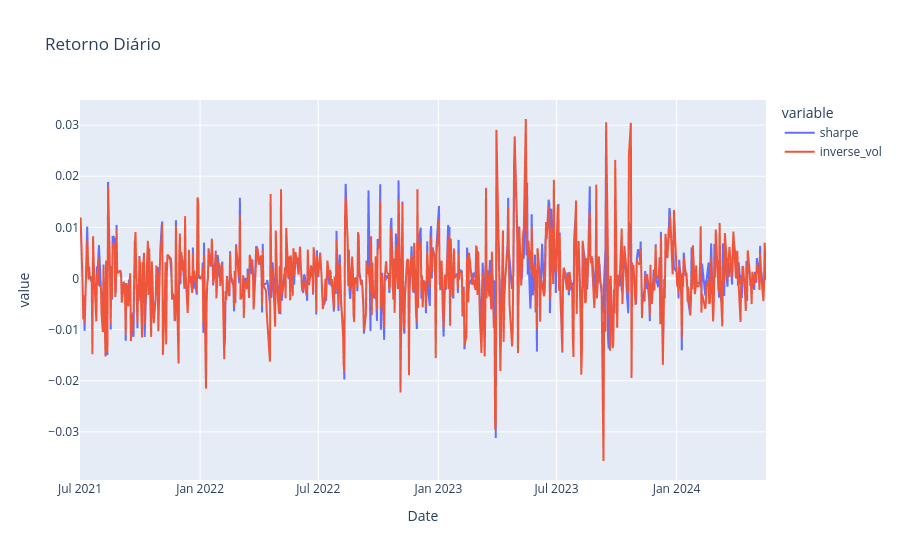

Notebook code for this chart:
### Code cell
# Calculate portfolio returns using different strategies
df = pd.DataFrame()
df['sharpe'] = maximum_sharpe_ratio_portfolio(returns)
#df['risk_par'] = risk_parity_portfolio(returns)
df['inverse_vol'] = inverse_volatility_weighted_portfolio(returns)

# Constrói o gráfico Retornos diários
fig = px.line(df, title = 'Retorno Diário')
fig.show()

### Figure 1 — Plotly figure (JSON) as saved in the notebook; plotly's stock layout.template omitted (floating-point values rounded to 4 significant figures; data arrays with more than 128 entries replaced by an {"elided": "..."} marker saying what was removed)
{"data": [{"hovertemplate": "variable=sharpe<br>Date=%{x}<br>value=%{y}<extra></extra>", "legendgroup": "sharpe", "line": {"color": "#636efa", "dash": "solid"}, "marker": {"symbol": "circle"}, "mode": "lines", "name": "sharpe", "showlegend": true, "type": "scattergl", "x": {"elided": "718 str values"}, "xaxis": "x", "y": {"elided": "718 float values"}, "yaxis": "y"}, {"hovertemplate": "variable=inverse_vol<br>Date=%{x}<br>value=%{y}<extra></extra>", "legendgroup": "inverse_vol", "line": {"color": "#EF553B", "dash": "solid"}, "marker": {"symbol": "circle"}, "mode": "lines", "name": "inverse_vol", "showlegend": true, "type": "scattergl", "x": {"elided": "718 str values"}, "xaxis": "x", "y": {"elided": "718 float values"}, "yaxis": "y"}], "layout": {"legend": {"title": {"text": "variable"}, "tracegroupgap": 0}, "title": {"text": "Retorno Diário"}, "xaxis": {"anchor": "y", "domain": [0, 1], "title": {"text": "Date"}}, "yaxis": {"anchor": "x", "domain": [0, 1], "title": {"text": "value"}}}}
